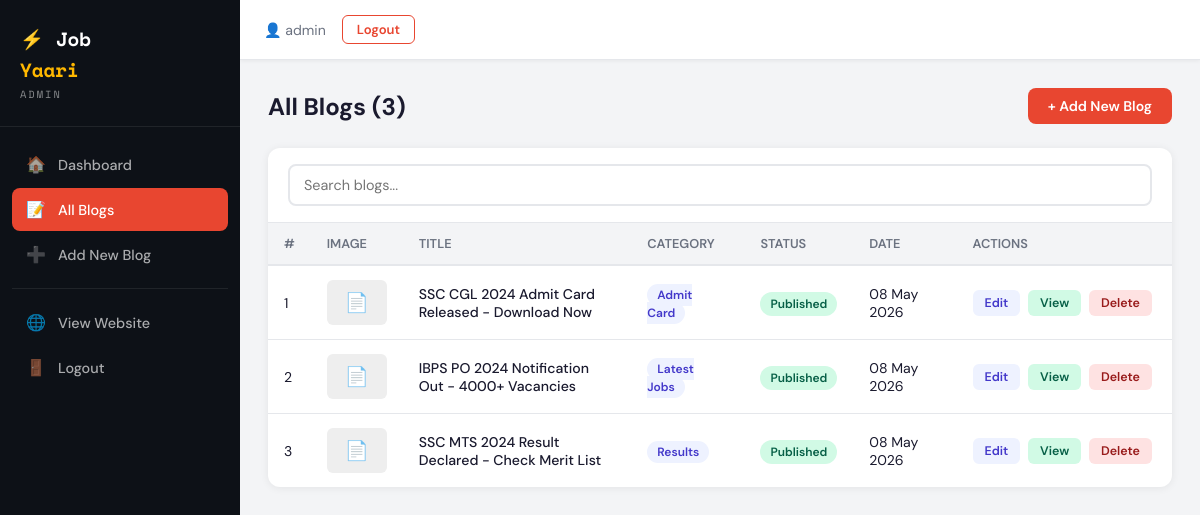
The page /admin/blogs.php (signed in) on the database its author committed.
### tables this page shows
CREATE TABLE IF NOT EXISTS blogs (
    id INT AUTO_INCREMENT PRIMARY KEY,
    title VARCHAR(255) NOT NULL,
    slug VARCHAR(255) NOT NULL UNIQUE,
    short_description TEXT,
    content LONGTEXT NOT NULL,
    category_id INT NOT NULL,
    image VARCHAR(255),
    status ENUM('published','draft') DEFAULT 'published',
    created_at TIMESTAMP DEFAULT CURRENT_TIMESTAMP,
    updated_at TIMESTAMP DEFAULT CURRENT_TIMESTAMP ON UPDATE CURRENT_TIMESTAMP,
    FOREIGN KEY (category_id) REFERENCES categories(id) ON DELETE CASCADE
);

CREATE TABLE IF NOT EXISTS categories (
    id INT AUTO_INCREMENT PRIMARY KEY,
    name VARCHAR(100) NOT NULL,
    slug VARCHAR(100) NOT NULL UNIQUE,
    created_at TIMESTAMP DEFAULT CURRENT_TIMESTAMP
);

### config.php (called while the page is built, shortened)
<?php
function db() {
    static $pdo = null;
    if ($pdo === null) {
        try {
            $pdo = new PDO(
                "mysql:host=" . DB_HOST . ";dbname=" . DB_NAME . ";charset=utf8mb4",
                DB_USER, DB_PASS,
                [PDO::ATTR_ERRMODE => PDO::ERRMODE_EXCEPTION,
                 PDO::ATTR_DEFAULT_FETCH_MODE => PDO::FETCH_ASSOC]
            );
        } catch (PDOException $e) {
            die(json_encode(['error' => 'Database connection failed: ' . $e->getMessage()]));
        }
    }
    return $pdo;
}
function sanitize($input) {
    return htmlspecialchars(strip_tags(trim($input)), ENT_QUOTES, 'UTF-8');
}

### admin/blogs.php (the view, shortened to what this page needs)
<?php
require_once '../config.php';
$blogs = db()->query("SELECT b.*, c.name as cat_name FROM blogs b JOIN categories c ON b.category_id = c.id ORDER BY b.created_at DESC")->fetchAll();
?>
<!DOCTYPE html>
<html lang="en">
<head>
<link rel="stylesheet" href="css/admin.css">
</head>
<body>
<?php include 'includes/sidebar.php'; ?>
<main class="admin-main">
  <?php include 'includes/topbar.php'; ?>
  <div class="admin-content">
    <div class="section-header-row">
      <h1 class="page-title">All Blogs (<?= count($blogs) ?>)</h1>
      <a href="add-blog.php" class="btn btn-primary">+ Add New Blog</a>
    </div>
    <div class="admin-section">
      <div class="table-search">
        <input type="text" id="tableSearch" class="form-control" placeholder="Search blogs...">
      </div>
      <div class="table-wrap">
        <table class="admin-table" id="blogTable">
          <thead>
            <tr><th>#</th><th>Image</th><th>Title</th><th>Category</th><th>Status</th><th>Date</th><th>Actions</th></tr>
          </thead>
          <tbody>
            <?php foreach ($blogs as $i => $b): ?>
            <tr>
              <td><?= $i+1 ?></td>
              <td>
                <?php if ($b['image'] && file_exists(UPLOAD_DIR . $b['image'])): ?>
                <img src="<?= UPLOAD_URL . sanitize($b['image']) ?>" style="width:60px;height:45px;object-fit:cover;border-radius:6px;">
                <?php else: ?>
                <div style="width:60px;height:45px;background:#eee;border-radius:6px;display:flex;align-items:center;justify-content:center;font-size:1.2rem;">📄</div>
                <?php endif; ?>
              </td>
              <td class="blog-title-cell"><?= sanitize($b['title']) ?></td>
              <td><span class="table-badge"><?= sanitize($b['cat_name']) ?></span></td>
              <td><span class="status-badge <?= $b['status'] ?>"><?= ucfirst($b['status']) ?></span></td>
              <td><?= date('d M Y', strtotime($b['created_at'])) ?></td>
              <td class="actions-cell">
                <a href="edit-blog.php?id=<?= $b['id'] ?>" class="btn-sm btn-edit">Edit</a>
                <a href="../public/blog.php?slug=<?= urlencode($b['slug']) ?>" target="_blank" class="btn-sm btn-view">View</a>
                <a href="delete-blog.php?id=<?= $b['id'] ?>" class="btn-sm btn-delete" onclick="return confirm('Delete this blog permanently?')">Delete</a>
              </td>
            </tr>
            <?php endforeach; ?>
          </tbody>
        </table>
      </div>
    </div>
  </div>
</main>
</body>
</html>

### admin/css/admin.css (style rules this page uses)
:root { --primary: #E84630; --primary-dark: #C73420; --accent: #FFB800; --dark: #0D1117; --dark2: #161B22; --sidebar-w: 240px; --text: #1A1A2E; --text-light: #6B7280; --bg: #F3F4F6; --white: #FFFFFF; --border: #E5E7EB; --success: #10B981; --warning: #F59E0B; --danger: #EF4444; --info: #3B82F6; --font: 'DM Sans', sans-serif; --font-mono: 'Space Mono', monospace; }
*, *::before, *::after { box-sizing: border-box; margin: 0; padding: 0; }
body { font-family: var(--font); background: var(--bg); color: var(--text); }
a { text-decoration: none; color: inherit; }
body { display: flex; min-height: 100vh; }
.admin-main { margin-left: var(--sidebar-w); flex: 1; min-height: 100vh; display: flex; flex-direction: column; }
.admin-content { padding: 28px 28px 60px; flex: 1; }
.page-title { font-size: 1.5rem; font-weight: 700; margin-bottom: 0; }
.section-header-row { display: flex; align-items: center; justify-content: space-between; margin-bottom: 24px; }
.admin-section { background: var(--white); border-radius: 12px; box-shadow: 0 1px 8px rgba(0,0,0,0.07); overflow: hidden; }
.table-search { padding: 16px 20px; border-bottom: 1px solid var(--border); }
.table-wrap { overflow-x: auto; }
.admin-table { width: 100%; border-collapse: collapse; font-size: 0.88rem; }
.admin-table th { background: var(--bg); padding: 12px 16px; text-align: left; font-weight: 600; font-size: 0.8rem; color: var(--text-light); text-transform: uppercase; border-bottom: 2px solid var(--border); }
.admin-table td { padding: 14px 16px; border-bottom: 1px solid var(--border); vertical-align: middle; }
.admin-table tr:last-child td { border-bottom: none; }
.blog-title-cell { max-width: 280px; font-weight: 500; }
.table-badge { background: #EEF2FF; color: #4338CA; padding: 3px 10px; border-radius: 50px; font-size: 0.75rem; font-weight: 600; }
.status-badge { padding: 4px 10px; border-radius: 50px; font-size: 0.75rem; font-weight: 600; }
.status-badge.published { background: #D1FAE5; color: #065F46; }
.actions-cell { white-space: nowrap; }
.btn { display: inline-flex; align-items: center; padding: 9px 20px; border-radius: 8px; font-family: var(--font); font-size: 0.88rem; font-weight: 600; cursor: pointer; transition: all 0.2s; border: none; }
.btn-primary { background: var(--primary); color: var(--white); }
.btn-sm { display: inline-block; padding: 5px 12px; border-radius: 6px; font-size: 0.78rem; font-weight: 600; margin-right: 4px; transition: opacity 0.2s; }
.btn-edit { background: #EEF2FF; color: #4338CA; }
.btn-view { background: #D1FAE5; color: #065F46; }
.btn-delete { background: #FEE2E2; color: #991B1B; }
.form-control { width: 100%; padding: 10px 14px; border: 2px solid var(--border); border-radius: 8px; font-family: var(--font); font-size: 0.9rem; transition: border-color 0.2s; outline: none; background: var(--white); color: var(--text); }

### rows shown on the page
blogs: title "SSC CGL 2024 Admit Card Released - Download Now", category.name "Admit Card", status "Published", created_at "08 May 2026"
blogs: title "IBPS PO 2024 Notification Out - 4000+ Vacancies", category.name "Latest Jobs", status "Published", created_at "08 May 2026"
blogs: title "SSC MTS 2024 Result Declared - Check Merit List", category.name "Results", status "Published", created_at "08 May 2026"

### other values the page prints
$_SESSION['admin_user'] "admin"
count($blogs) "3"
